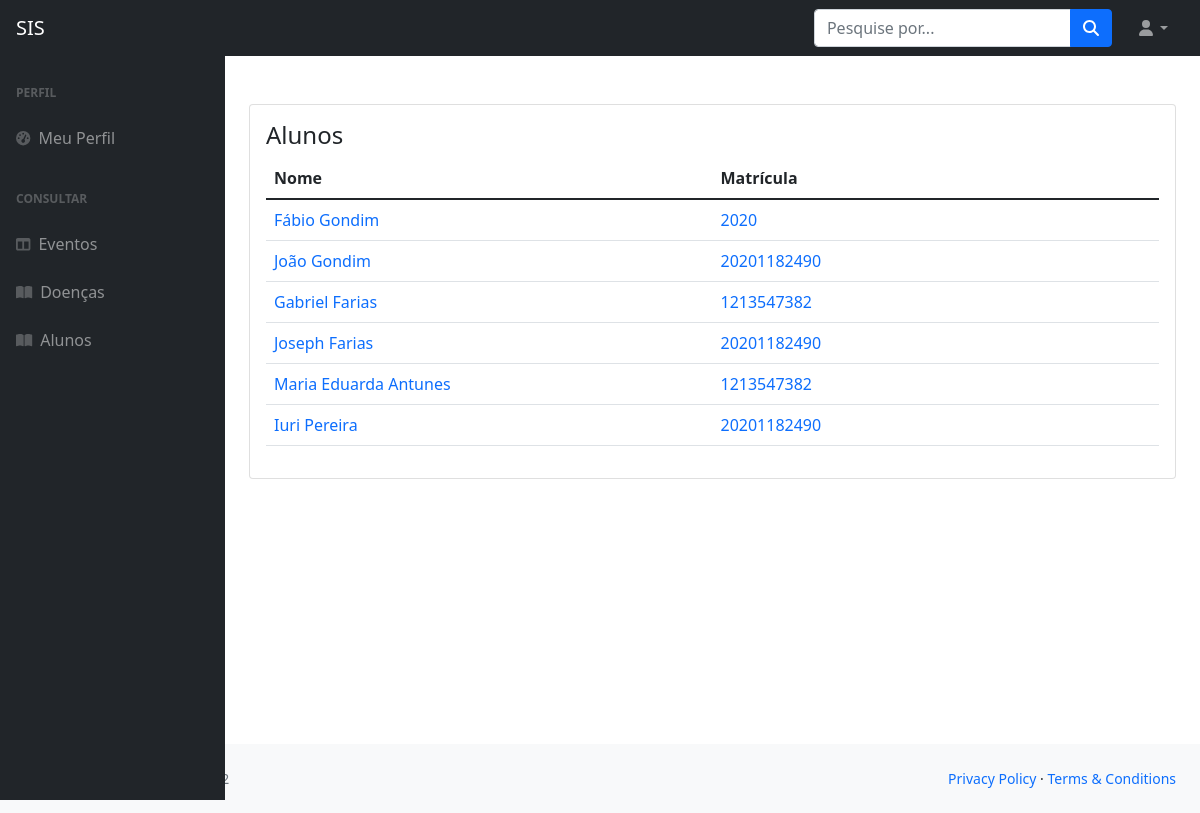
Page /alunos/ (signed in) on the committed database.
### accounts/models.py (models this page shows)
class Aluno(models.Model):
  user = models.OneToOneField(CustomUser, on_delete=models.CASCADE)
  matricula = models.CharField(max_length=15)
  idade = models.IntegerField(default=18)
  nome_responsavel = models.CharField(max_length=100)
  tel_responsavel = models.IntegerField('Telefone do Responsavel', default=000000000)
  turma = models.ForeignKey(Turma, on_delete=models.SET_NULL, null=True)
  patologias = models.TextField()

class CustomUser(AbstractUser):
  categorias = [
    ('aln', 'Aluno'),
    ('efm', 'Enfermeiro')
  ]
  generos = [
    ('mas', 'Masculino'),
    ('fem', 'Feminino'),
    ('!01', 'Não binário')
  ]
  categoria = models.CharField(max_length=3, choices=categorias, default='aln')
  telefone = models.IntegerField(default=000000000)
  genero = models.CharField(max_length=3, choices=generos)

### accounts/views.py (the view)
# urls.py: path('alunos/', listar_alunos, name='listar_alunos'),
@login_required()
def listar_alunos(request):
    Enfermeiro.objects.get(user=request.user)
    alunos = Aluno.objects.all()
    context = {
        'alunos': alunos
    }
    return render(request, 'alunos/listar.html', context)

### templates/alunos/listar.html
{% extends '_base.html' %}
{% load bootstrap %}
{% block content %}
<div class="row">
    <div class="col-12">
        <div class="card">
            <div class="card-body">
                <h4 class="card-title">Alunos</h4>
                <div class="table-responsive">
                    <table class="table header-border">
                        <thead>
                            <tr>
                                <th width="40%">Nome</th>
                                <th width="40%">Matrícula</th>
                            </tr>
                        </thead>
                        <tbody>
                            {% if alunos %}
                            {% for e in alunos %}
                            <tr>
                                <td> <a href="/alunos/{{ e.id }}">{{ e.user.first_name }} {{ e.user.last_name }}</a> </td>
                                <td> <a href="/alunos/{{ e.id }}">{{ e.matricula }}</a> </td>
                            </tr>
                            {% endfor %}
                            {% else %}
                            <tr>
                                <td>Não há alunos cadastrados.</td>
                            </tr>
                            {% endif %}
                        </tbody>
                    </table>
                </div>
            </div>
        </div>
    </div>
</div>
{% endblock %}

### templates/_base.html (shortened to what this page needs)
{% load static %}
<!DOCTYPE html>
<html lang="pt-br">
    <head>
        <link href="https://cdn.jsdelivr.net/npm/simple-datatables@latest/dist/style.css" rel="stylesheet" />
        <link href="{% static 'css/styles.css' %}" rel="stylesheet" />
    </head>
    <body class="sb-nav-fixed">
        {% include '_navbar.html' %}
        <div id="layoutSidenav">
            <div id="layoutSidenav_nav">
                <nav class="sb-sidenav accordion sb-sidenav-dark" id="sidenavAccordion">
                    <div class="sb-sidenav-menu">
                        <div class="nav">
                            <div class="sb-sidenav-menu-heading">Perfil</div>
                            <a class="nav-link" href="/accounts">
                                <div class="sb-nav-link-icon"><i class="fas fa-tachometer-alt"></i></div>
                                Meu Perfil
                            </a>
                            <div class="sb-sidenav-menu-heading">Consultar</div>
                            <a class="nav-link collapsed" href="/eventos/">
                                <div class="sb-nav-link-icon"><i class="fas fa-columns"></i></div>
                                Eventos
                            </a>
                            <a class="nav-link collapsed" href="/doencas/">
                                <div class="sb-nav-link-icon"><i class="fas fa-book-open"></i></div>
                                Doenças
                            </a>
                            <a class="nav-link collapsed" href="/alunos/">
                                <div class="sb-nav-link-icon"><i class="fas fa-book-open"></i></div>
                                Alunos
                            </a>
                        </div>
                    </div>
            </div>
            <div id="layoutSidenav_content">
                <main>
                    <div class="container-fluid px-4 mt-5">
                        {% block content %}
                        {% endblock %}
                    </div>
                </main>
            </div>
        </div>
        {% include '_footer.html' %}
    </body>
</html>

### templates/_navbar.html (shortened to what this page needs)
<nav class="sb-topnav navbar navbar-expand navbar-dark bg-dark">
    <a class="navbar-brand ps-3" href="/alunos">SIS</a>
    <form class="d-none d-md-inline-block form-inline ms-auto me-0 me-md-3 my-2 my-md-0" method="GET" id="search-form">
        <div class="input-group">
            <input class="form-control" type="text" placeholder="Pesquise por..." aria-label="Search for..."
                aria-describedby="btnNavbarSearch" name="search"/>
                <button class="btn btn-primary" id="btnNavbarSearch" type="submit"><i class="fas fa-search" id="search-btn"></i></button>
        </div>
    </form>
    <ul class="navbar-nav ms-auto ms-md-0 me-3 me-lg-4">
        <li class="nav-item dropdown">
            <a class="nav-link dropdown-toggle" id="navbarDropdown" role="button" data-bs-toggle="dropdown"
                aria-expanded="false"><i class="fas fa-user fa-fw"></i></a>
        </li>
    </ul>
</nav>

### templates/_footer.html
<footer class="py-4 bg-light mt-auto">
    <div class="container-fluid px-4">
        <div class="d-flex align-items-center justify-content-between small">
            <div class="text-muted">Copyright &copy; Your Website 2022</div>
            <div>
                <a href="#">Privacy Policy</a>
                &middot;
                <a href="#">Terms &amp; Conditions</a>
            </div>
        </div>
    </div>
</footer>

### rows in the picture
Aluno: user.first_name "Fábio", user.last_name "Gondim", matricula "2020"
Aluno: user.first_name "João", user.last_name "Gondim", matricula "20201182490"
Aluno: user.first_name "Gabriel", user.last_name "Farias", matricula "1213547382"
Aluno: user.first_name "Joseph", user.last_name "Farias", matricula "20201182490"
Aluno: user.first_name "Maria Eduarda", user.last_name "Antunes", matricula "1213547382"
Aluno: user.first_name "Iuri", user.last_name "Pereira", matricula "20201182490"
